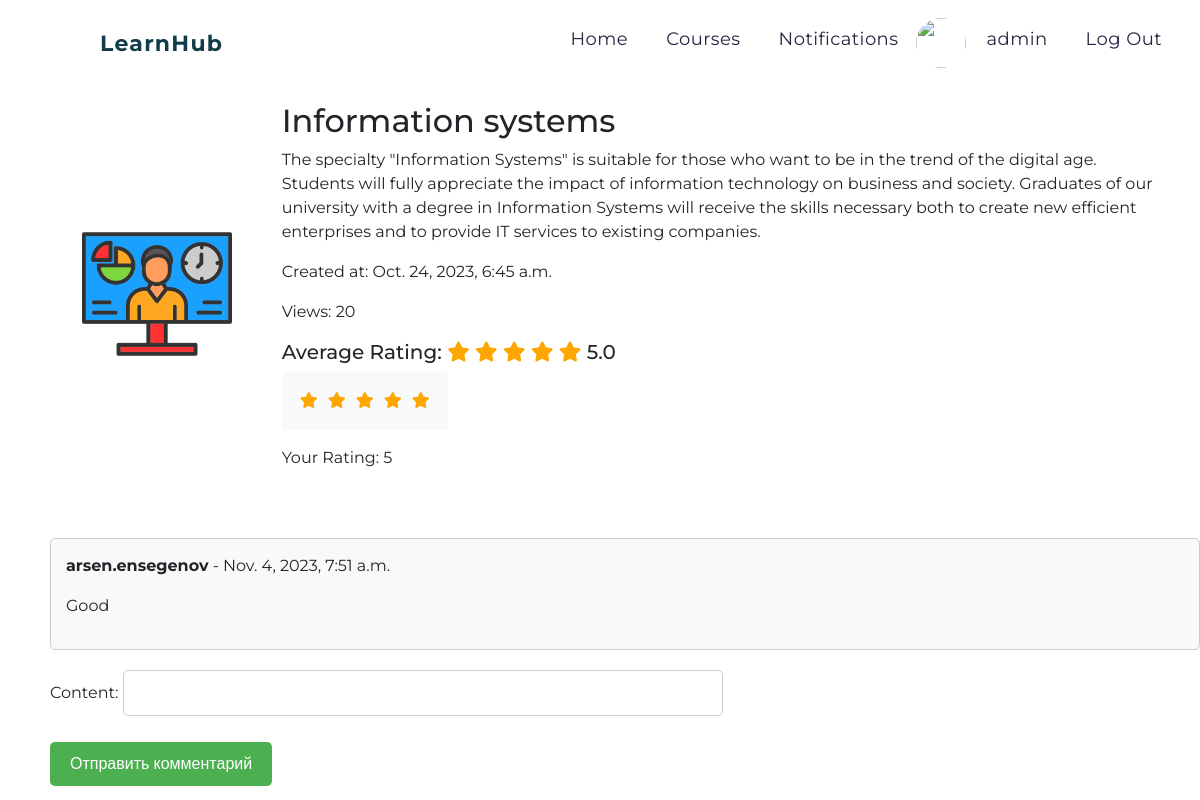
Before: /project/4/ (signed in) with the older database file.
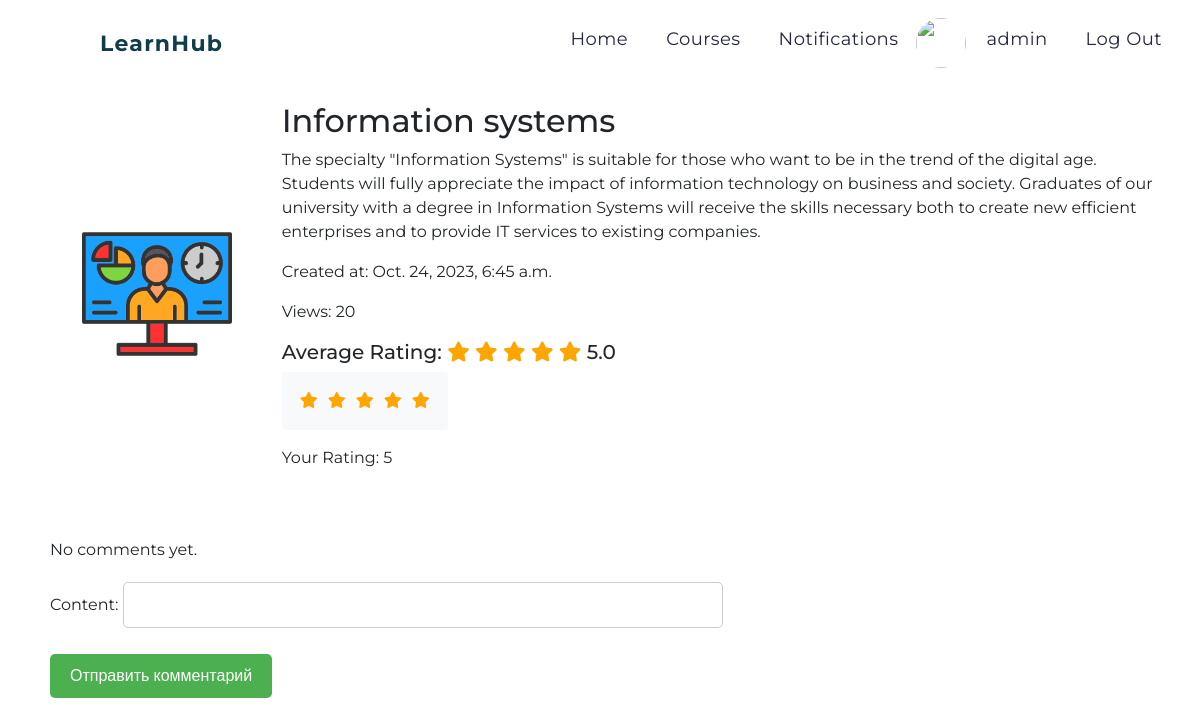
After: the same page with the newer database file.
### project/models.py (models this page shows)
class Comment(models.Model):
    user = models.ForeignKey(User, on_delete=models.CASCADE)
    blog = models.ForeignKey(Blog, on_delete=models.CASCADE)
    parent_comment = models.ForeignKey('self', null=True, blank=True, on_delete=models.CASCADE)
    active = models.BooleanField(default=True)
    content = models.CharField(null=False, max_length=255)
    created_at = models.DateTimeField(auto_now_add=True)

### project/views.py (the view)
# urls.py: path('project/<int:pk>/', views.course_details, name='course_details'),
def course_details(request, pk):
    blogs = Blog.objects.get(pk=pk)
    blogs.increment_views()
    average_rating = blogs.average_rating()
    user_rating = None
    comments = Comment.objects.filter(blog=blogs, active=True, parent_comment=None)
    if request.user.is_authenticated:
        user_rating = Rating.objects.filter(blog=blogs, user=request.user).first()
    if request.method == 'POST':
        comment_form = CommentForm(request.POST)
        if comment_form.is_valid():
            new_comment = comment_form.save(commit=False)
            new_comment.user = request.user
            new_comment.blog = blogs
            new_comment.save()
            comment_form = CommentForm()
            return redirect('course_details', pk=pk)  # Очистить форму после успешного сохранения комментария
    else:
        comment_form = CommentForm()
    return render(request, 'project/course_details.html', {'blogs': blogs, 'average_rating': average_rating, 'user_rating': user_rating, 'comment_form': comment_form,'comments': comments})

### project/forms.py
class CommentForm(forms.ModelForm):
    class Meta:
        model = Comment
        fields = ['content',]

### project/models.py (called while the page is built)
    def average_rating(self):
        ratings = Rating.objects.filter(blog=self)
        average = ratings.aggregate(Avg('rating'))['rating__avg']
        return average or 0

    def increment_views(self):
        self.views += 1
        self.save()

### project/templates/project/course_details.html (shortened to what this page needs)
{% extends 'base.html' %}
{% load static %}
{% block head%}
<link rel="stylesheet" href="https://cdn.jsdelivr.net/npm/bootstrap@4.0.0/dist/css/bootstrap.min.css">
<link rel="stylesheet" href="https://cdnjs.cloudflare.com/ajax/libs/font-awesome/6.0.0/css/all.min.css">
{% endblock%}
{% block content %}
<div style="margin-left: 50px;">
    <div class="container-1" style="padding: 2em;">
        <div class="blog-content">
            <div class="blog-image">
                <img src="{{ blogs.image.url }}" alt="{{ blogs.title }}">
            </div>
            <div class="blog-details">
                <h2 class="blog-title">{{ blogs.title }}</h2>
                <p class="blog-description">{{ blogs.description }}</p>
                <p>Created at: {{ blogs.created_at }}</p>
                <p>Views: {{ blogs.views }}</p>
                <h5 class="rating-title">Average Rating:
                    <span id="star1" class="fa fa-star {% if average_rating >= 0.5 %} checked {% endif %}"></span>
                    <span id="star2" class="fa fa-star {% if average_rating >= 1.5 %} checked {% endif %}"></span>
                    <span id="star3" class="fa fa-star {% if average_rating >= 2.5 %} checked {% endif %}"></span>
                    <span id="star4" class="fa fa-star {% if average_rating >= 3.5 %} checked {% endif %}"></span>
                    <span id="star5" class="fa fa-star {% if average_rating >= 4.5 %} checked {% endif %}"></span>
                    <span>{{ average_rating }}</span>
                </h5>
                <ul class="btn btn-light list-inline rating-list">
                    <li onmouseover="highlightStars(1)" onmouseout="resetStars('{{ user_rating.rating }}')" onclick="rate(1, '{{ blogs.id }}')">
                        <i id="fa-star" class="fa fa-star {% if user_rating and user_rating.rating > 0 %} checked {% endif %}" title="Rate 1"></i>
                    </li>
                    <li onmouseover="highlightStars(2)" onmouseout="resetStars('{{ user_rating.rating }}')" onclick="rate(2, '{{ blogs.id }}')">
                        <i id="fa-star" class="fa fa-star {% if user_rating and user_rating.rating > 1 %} checked {% endif %}" title="Rate 2"></i>
                    </li>
                    <li onmouseover="highlightStars(3)" onmouseout="resetStars('{{ user_rating.rating }}')" onclick="rate(3, '{{ blogs.id }}')">
                        <i  id="fa-star" class="fa fa-star {% if user_rating and user_rating.rating > 2 %} checked {% endif %}" title="Rate 3"></i>
                    </li>
                    <li onmouseover="highlightStars(4)" onmouseout="resetStars('{{ user_rating.rating }}')" onclick="rate(4, '{{ blogs.id }}')">
                        <i id="fa-star" class="fa fa-star {% if user_rating and user_rating.rating > 3 %} checked {% endif %}" title="Rate 4"></i>
                    </li>
                    <li onmouseover="highlightStars(5)" onmouseout="resetStars('{{ user_rating.rating }}')" onclick="rate(5, '{{ blogs.id }}')">
                        <i id="fa-star" class="fa fa-star {% if user_rating and user_rating.rating > 4 %} checked {% endif %}" title="Rate 5"></i>
                    </li>
                </ul>
                {% if user_rating %}
                    <p>Your Rating: {{ user_rating.rating }}</p>
                {% endif %}
            </div>
        </div>
    </div>
    <div class="comments">
        {% for comment in comments %}
            <div class="comment">
                <p><strong>{{ comment.user.username }}</strong> - {{ comment.created_at }}</p>
                <p>{{ comment.content }}</p>
            </div>
        {% empty %}
            <p>No comments yet.</p>
        {% endfor %}
    </div>
    <form method="post" class="comment-form">
        {{ comment_form.as_p }}
        <button type="submit">Отправить комментарий</button>
    </form>
</div>
{% endblock %}

Changed rows visible on the page:
removed Comment: user.username "arsen.ensegenov", created_at "Nov. 4, 2023, 7:51 a.m.", content "Good"
Other visible differences:
text now shown: "No comments yet."
